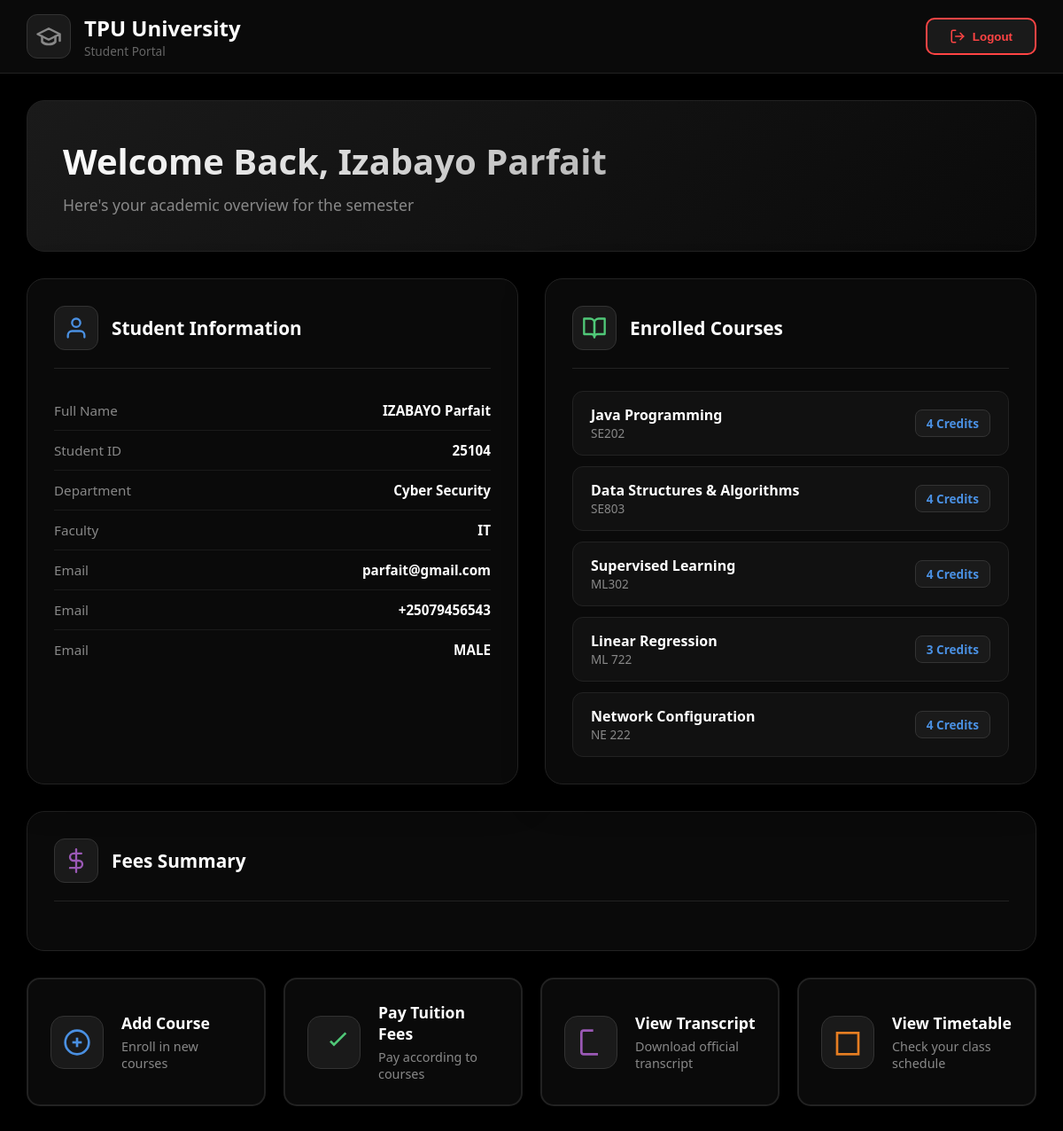
The app's page / (signed in), older data.
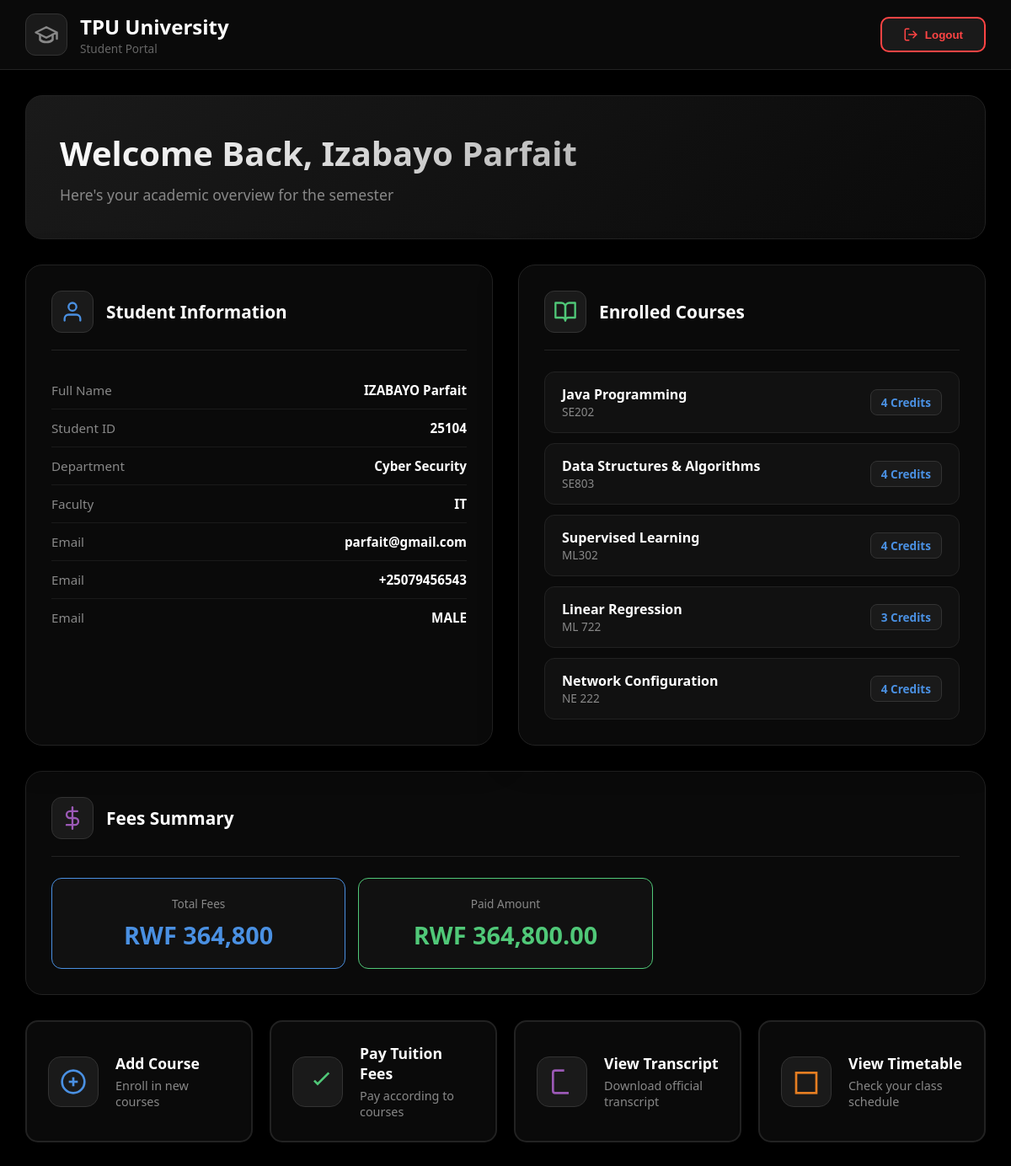
The same page, newer data.
### backend/models.py (models this page shows, shortened)
class Student(models.Model):
    department= models.ForeignKey(Department, on_delete=models.CASCADE, default=1)
    gender_choices= [('male','Male'),('female','Female')]
    user= models.OneToOneField(User, on_delete=models.CASCADE)
    studentID= models.IntegerField(unique=True)
    first_name= models.CharField(max_length=40)
    last_name= models.CharField(max_length=40)
    dateOfBirth= models.DateField()
    email= models.EmailField(unique=True)
    phone= models.CharField(max_length=12)
    gender= models.CharField(max_length=10, choices= gender_choices)
    created_at = models.DateTimeField(default=timezone.now)

class Department(models.Model):
    Faculity= models.ForeignKey(Faculity, on_delete=models.CASCADE)
    DepID= models.CharField(max_length=20,unique=True)
    DepName= models.CharField(max_length=30)

class Faculity(models.Model):
    FaculiryID= models.CharField(max_length=12, unique=True)
    FaculiryName= models.CharField(max_length=20)

class Enrollment(models.Model):
    student= models.ForeignKey(Student,on_delete=models.CASCADE)
    course= models.ForeignKey(Course,on_delete=models.CASCADE)
    enrollDate= models.DateField(auto_now_add=True)
    active= models.BooleanField(default=True)
    class Meta:
        unique_together=('student', 'course')

class Course(models.Model):
    DAY_CHOICES = [
        ('monday', 'Monday'),
        ('tuesday', 'Tuesday'),
        ('wednesday', 'Wednesday'),
        ('thursday', 'Thursday'),
        ('friday', 'Friday'),
    ]
    TIME_CHOICES = [
        ('08:30', '08:30'),
        ('11:30', '11:30'),
        ('14:30', '14:30'),
        ('18:00', '18:00'),
    ]
    department= models.ForeignKey(Department, on_delete=models.CASCADE, null=True, blank=True
    )
    courseCode= models.CharField(max_length=12, unique=True)
    courseName= models.CharField(max_length=45)
    courseDay=  models.CharField(max_length=20, choices=DAY_CHOICES)
    courseTime=  models.CharField(max_length=20, choices=TIME_CHOICES)
    lecturer= models.ManyToManyField(Lecturer, related_name='courses')
    credits= models.PositiveBigIntegerField(default=3)
    room= models.ForeignKey(Room, on_delete=models.SET_NULL, blank=True, null=True)

class Finance(models.Model):
    student = models.ForeignKey(Student, on_delete=models.CASCADE)
    amount = models.DecimalField(max_digits=10, decimal_places=2)
    due_date = models.DateField()
    status_choices = [('paid','Paid'), ('unpaid','Unpaid')]
    status = models.CharField(max_length=10, choices=status_choices, default='unpaid')
    description = models.CharField(max_length=100, blank=True, null=True)

### backend/views.py (the view)
# urls.py: path('',views.index, name="index"),
@login_required(login_url='signin')
def index(request):
    student= get_object_or_404(Student, user=request.user)
    enrollment= Enrollment.objects.filter(student=student).select_related('course')
    credits= enrollment.aggregate(total=Sum('course__credits'))['total'] or 0
    total_fee= credits * 19200
    finance= Finance.objects.filter(student=student)
    context={'student':student,
             'enrollment':enrollment,
             'total_fee':total_fee,
             'finances':finance}
    return render (request,'school/student.html',context)

### backend/templates/school/student.html (shortened to what this page needs)
<!DOCTYPE html>
<html lang="en">
<head>
</head>
<body>
    {% load humanize %}
    <nav class="navbar">
        <div class="nav-brand">
            <div class="nav-logo">
                <svg viewBox="0 0 24 24" stroke-width="2" stroke-linecap="round" stroke-linejoin="round">
                    <path d="M22 10v6M2 10l10-5 10 5-10 5z"></path>
                    <path d="M6 12v5c3 3 9 3 12 0v-5"></path>
                </svg>
            </div>
            <div class="nav-title">
                <h2>TPU University</h2>
                <p>Student Portal</p>
            </div>
        </div>
        <a href="{% url 'signin' %}" style="text-decoration:none; color:black;">
        <button class="logout-btn" onclick="logout()">
            <svg viewBox="0 0 24 24" stroke-width="2" stroke-linecap="round" stroke-linejoin="round" fill="none" stroke="currentColor">
                <path d="M9 21H5a2 2 0 0 1-2-2V5a2 2 0 0 1 2-2h4"></path>
                <polyline points="16 17 21 12 16 7"></polyline>
                <line x1="21" y1="12" x2="9" y2="12"></line>
            </svg>
            Logout
        </button>
        </a>
    </nav>
    <div class="container">
        <div class="welcome-section">
            <h1>Welcome Back, {{student.first_name}} {{student.last_name}}</h1>
            <p>Here's your academic overview for the semester</p>
        </div>
        <div class="dashboard-grid">
            <div class="info-card">
                <div class="card-header">
                    <div class="card-icon blue">
                        <svg viewBox="0 0 24 24" stroke-width="2" stroke-linecap="round" stroke-linejoin="round">
                            <path d="M20 21v-2a4 4 0 0 0-4-4H8a4 4 0 0 0-4 4v2"></path>
                            <circle cx="12" cy="7" r="4"></circle>
                        </svg>
                    </div>
                    <h3>Student Information</h3>
                </div>
                <div class="info-row">
                    <span class="info-label">Full Name</span>
                    <span class="info-value"> {{student.first_name|upper}} {{student.last_name}}</span>
                </div>
                <div class="info-row">
                    <span class="info-label">Student ID</span>
                    <span class="info-value">{{student.studentID}}</span>
                </div>
                <div class="info-row">
                    <span class="info-label">Department</span>
                    <span class="info-value">{{student.department.DepName}}</span>
                </div>
                <div class="info-row">
                    <span class="info-label">Faculty</span>
                    <span class="info-value">{{student.department.Faculity.FaculiryName}}</span>
                </div>
                <div class="info-row">
                    <span class="info-label">Email</span>
                    <span class="info-value">{{student.email}}</span>
                </div>
                <div class="info-row">
                    <span class="info-label">Email</span>
                    <span class="info-value">{{student.phone}}</span>
                </div>
                <div class="info-row">
                    <span class="info-label">Email</span>
                    <span class="info-value">{{student.gender|upper}}</span>
                </div>
            </div>
            <div class="info-card">
                <div class="card-header">
                    <div class="card-icon green">
                        <svg viewBox="0 0 24 24" stroke-width="2" stroke-linecap="round" stroke-linejoin="round">
                            <path d="M2 3h6a4 4 0 0 1 4 4v14a3 3 0 0 0-3-3H2z"></path>
                            <path d="M22 3h-6a4 4 0 0 0-4 4v14a3 3 0 0 1 3-3h7z"></path>
                        </svg>
                    </div>
                    <h3>Enrolled Courses</h3>
                </div>
                <div class="course-list">
                {% for enroll in enrollment %}
                    <div class="course-item">
                        <div>
                            <div class="course-name">{{enroll.course.courseName}}</div>
                            <div class="course-code">{{enroll.course.courseCode}}</div>
                        </div>
                        <div class="course-credits">{{enroll.course.credits}} Credits</div>
                    </div>
                {%endfor%}
                </div>
            </div>
        </div>
        <div class="info-card">
            <div class="card-header">
                <div class="card-icon purple">
                    <svg viewBox="0 0 24 24" stroke-width="2" stroke-linecap="round" stroke-linejoin="round">
                        <line x1="12" y1="1" x2="12" y2="23"></line>
                        <path d="M17 5H9.5a3.5 3.5 0 0 0 0 7h5a3.5 3.5 0 0 1 0 7H6"></path>
                    </svg>
                </div>
                <h3>Fees Summary</h3>
            </div>
            {% for finance in finances %}
            <div class="fees-summary">
                <div class="fees-box total">
                    <div class="fees-label">Total Fees</div>
                    <div class="fees-amount">RWF {{total_fee|intcomma}}</div>
                </div>
                {%if finance.status == "unpaid" %}
                <div class="fees-box pending">
                    <div class="fees-label">Pending Amount</div>
                    <div class="fees-amount">RWF {{finance.amount|intcomma}}</div>
                </div>
                {%else %}
                <div class="fees-box paid">
                    <div class="fees-label">Paid Amount</div>
                    <div class="fees-amount">RWF {{finance.amount|intcomma}}</div>
                </div>
            </div>
            {%endif%}
            {%endfor%}
        </div>
<div class="action-buttons">
    <a href="{% url 'add_course' %}" class="action-btn blue" style="text-decoration:none">
        <div class="action-icon">
            <svg viewBox="0 0 24 24" stroke-width="2">
                <circle cx="12" cy="12" r="10"></circle>
                <line x1="12" y1="8" x2="12" y2="16"></line>
                <line x1="8" y1="12" x2="16" y2="12"></line>
            </svg>
        </div>
        <div class="action-content">
            <h4>Add Course</h4>
            <p>Enroll in new courses</p>
        </div>
    </a>
    <a href="{% url 'pay_fees' %}" class="action-btn green" style="text-decoration:none">
        <div class="action-icon">
            <svg viewBox="0 0 24 24" stroke-width="2">
                <polyline points="9 11 12 14 22 4"></polyline>
            </svg>
        </div>
        <div class="action-content">
            <h4>Pay Tuition Fees</h4>
            <p>Pay according to courses</p>
        </div>
    </a>
    <a href="{% url 'transc' %}" class="action-btn purple" style="text-decoration:none">
        <div class="action-icon">
            <svg viewBox="0 0 24 24" stroke-width="2">
                <path d="M14 2H6a2 2 0 0 0-2 2v16a2 2 0 0 0 2 2h12"></path>
            </svg>
        </div>
        <div class="action-content">
            <h4>View Transcript</h4>
            <p>Download official transcript</p>
        </div>
    </a>
    <a href="{% url 'fees' %}" class="action-btn orange" style="text-decoration:none">
        <div class="action-icon">
            <svg viewBox="0 0 24 24" stroke-width="2">
                <rect x="3" y="4" width="18" height="18"></rect>
            </svg>
        </div>
        <div class="action-content">
            <h4>View Timetable</h4>
            <p>Check your class schedule</p>
        </div>
    </a>
</div>
</body>
</html>

Row changes from the older to the newer data that the page shows:
added Finance: amount "364,800", amount "364,800.00"
